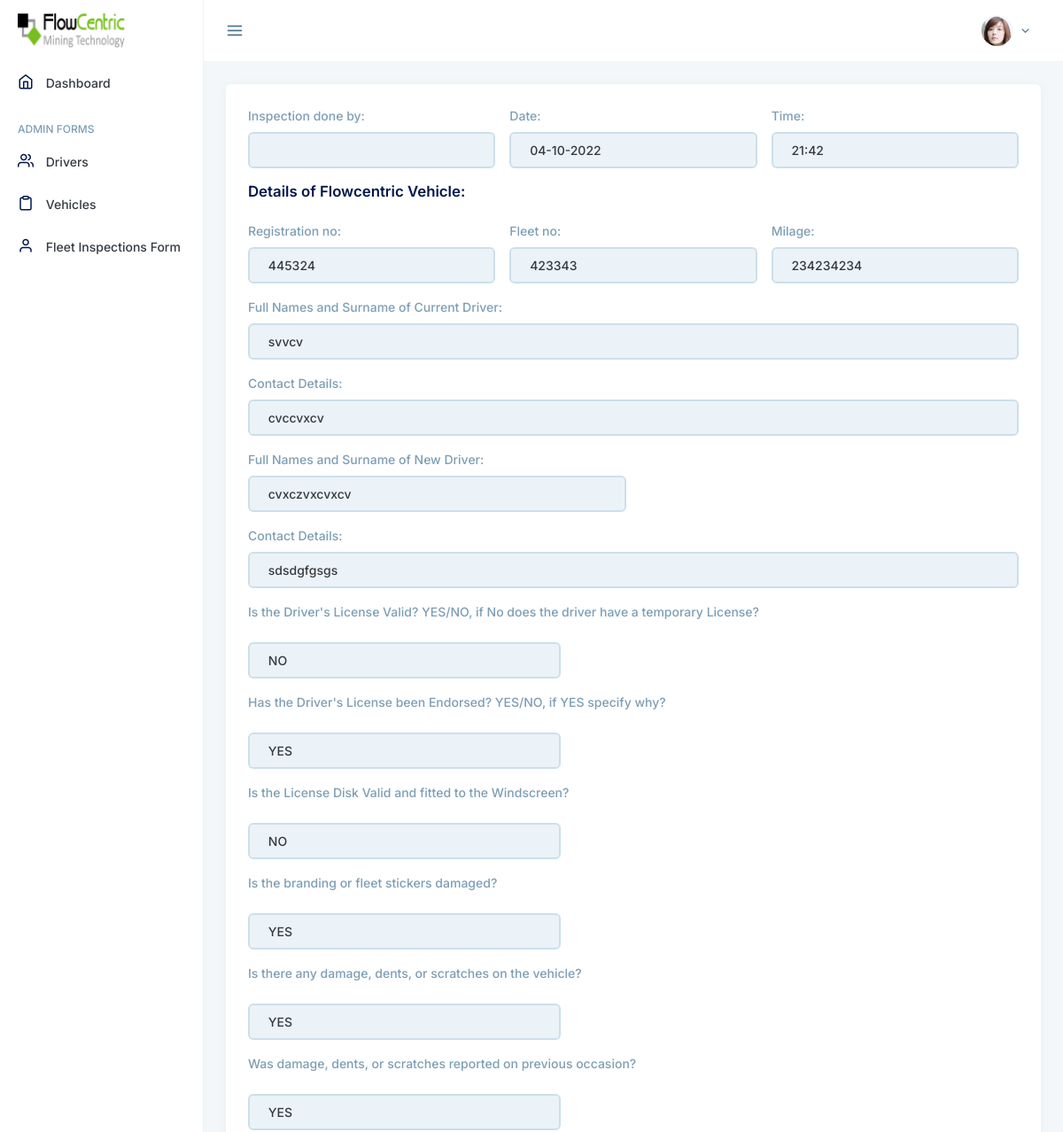
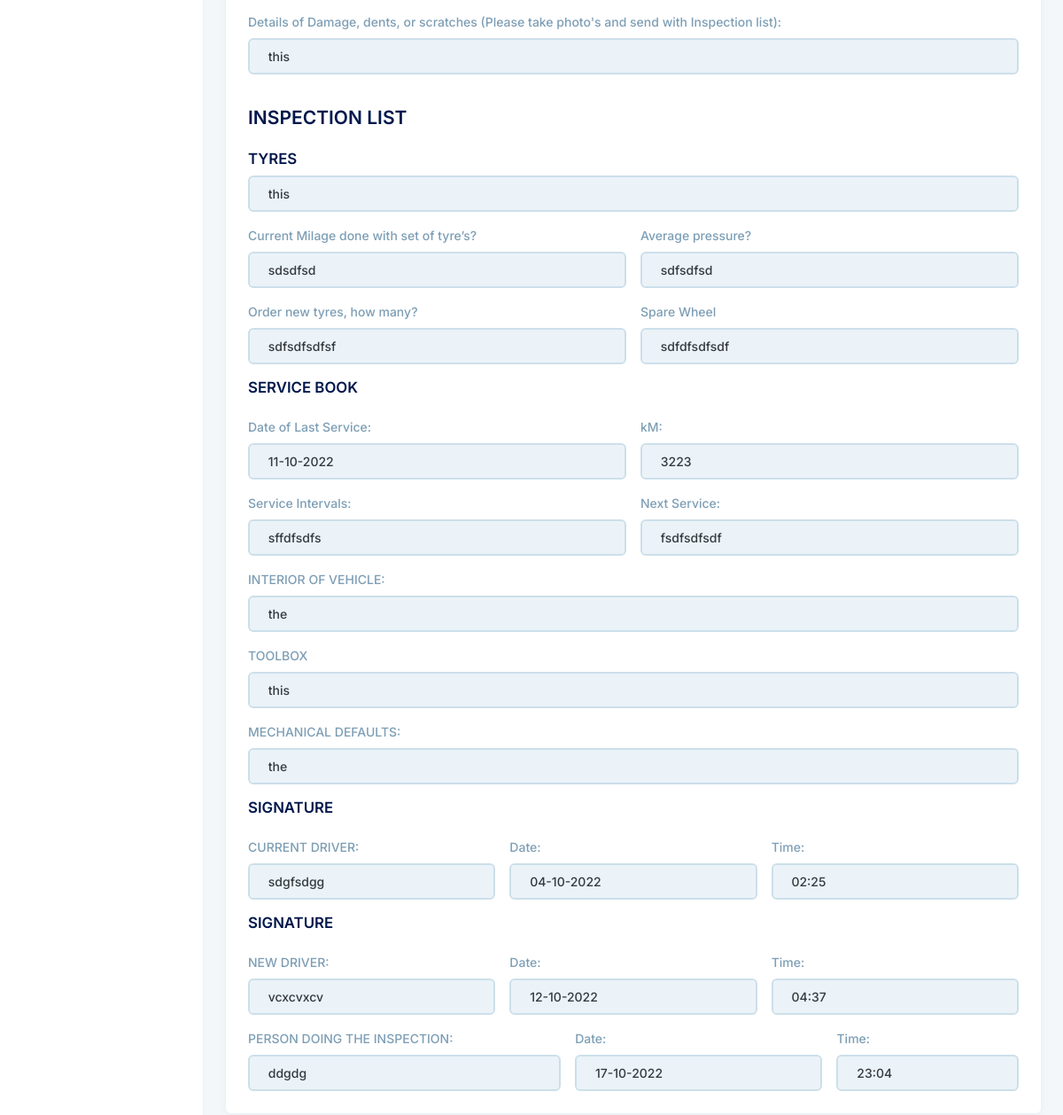
The page /inspection_view/2 on the database its author committed (2 pictures, top to bottom).
### myapp/models.py (models this page shows)
class fleet_inspection_card_form(db.Model):
    id = db.Column(db.Integer, primary_key = True)
    date_1 = db.Column(db.DateTime, default = datetime.now)
    time_1 = db.Column(db.String(50))
    registration_1 = db.Column(db.Integer)
    fleet = db.Column(db.Integer)
    milage_1 = db.Column(db.Integer)
    name = db.Column(db.String(50))
    contact = db.Column(db.String(100))
    f_name = db.Column(db.String(50))
    contact_2 = db.Column(db.String(100))
    yes = db.Column(db.String(50))
    yes_2 = db.Column(db.String(50))
    yes_3 = db.Column(db.String(50))
    yes_4 = db.Column(db.String(50))
    yes_5 = db.Column(db.String(50))
    yes_6 = db.Column(db.String(50))
    text_1 = db.Column(db.String(100))
    text_2 = db.Column(db.String(100))
    current_milage = db.Column(db.String(50))
    average = db.Column(db.String(50))
    order = db.Column(db.String(50))
    wheel = db.Column(db.String(50))
    last_service_date = db.Column(db.DateTime, default = datetime.now)
    km = db.Column(db.String(50))
    intervals = db.Column(db.String(50))
    next_service = db.Column(db.String(50))
    vehicle_2 = db.Column(db.String(100))
    tools = db.Column(db.String(100))
    defaults = db.Column(db.String(100))
    current_driver = db.Column(db.String(50))
    signature_current_driver_date = db.Column(db.DateTime, default = datetime.now)
    current_sign_time = db.Column(db.String(50))
    new_driver = db.Column(db.String(50))
    signature_new_driver_date = db.Column(db.DateTime, default = datetime.now)
    time_2 = db.Column(db.String(50))
    person = db.Column(db.String(100))
    signature_inspaction_person_date = db.Column(db.DateTime, default = datetime.now)
    time_3 = db.Column(db.String(50))
    driver_id = db.Column(db.Integer, db.ForeignKey("user.id"), nullable=True)

### myapp/driver/routes.py (the view)
@Admin_DriverVehicle.route("/inspection_view/<int:id>")
def inspection_view(id):
    inspection = fleet_inspection_card_form.query.filter_by(driver_id=id).first()
    return render_template('admin/inspection/inspection_view.html',
     inspection = inspection)

### myapp/templates/admin/inspection/inspection_view.html
{% extends "admin/admin_layout.html" %}
{% block body %}
<div class="main">
    <div class="card">
        <div class="card-body">
<form action="{{ url_for('Admin_DriverVehicle.fleet_inpection') }}" method="post" class="row g-3 needs-validation"
    enctype="multipart/form-data">
    <div class="col-md-4">
      <label for="Inspection" class="form-label">Inspection done by:</label>
      <input type="text" value="{{ current_user.username }}"
      readonly class="form-control">
    </div>
<div class="col-md-4">
  <label for="date" class="form-label">Date:</label>
  <input type="text" value="{{ inspection.date_1.strftime('%d-%m-%Y') }}"
  readonly class="form-control">
</div>
<div class="col-md-4">
  <label for="time" class="form-label">Time:</label>
  <input type="text" value="{{ inspection.time_1 }}"
  readonly class="form-control" >
</div>
<div class="col-md-12">
  <h5>Details of Flowcentric Vehicle:</h5>
</div>
<div class="col-md-4">
  <label for="registration" class="form-label">Registration no:</label>
  <input type="text" value="{{ inspection.registration_1 }}"
  readonly class="form-control" >
</div>
<div class="col-md-4">
  <label for="fleet" class="form-label">Fleet no:</label>
  <input type="text" value="{{ inspection.fleet }}"
  readonly class="form-control" >
</div>
<div class="col-md-4">
  <label for="milage" class="form-label">Milage:</label>
  <input type="text" value="{{ inspection.milage_1 }}"
  readonly class="form-control" >
</div>
<div class="col-md-12">
  <label for="name" class="form-label">Full Names and Surname of Current Driver:</label>
  <input type="text" value="{{ inspection.name }}"
  readonly class="form-control">
</div>
<div class="col-md-12">
  <label for="contact" class="form-label">Contact Details:</label>
  <input type="text" value="{{ inspection.contact }}"
  readonly class="form-control">
</div>
<div class="col-md-6">
  <label for="file" class="form-label">Full Names and Surname of New Driver:</label>
  <input type="text" value="{{ inspection.f_name }}"
  readonly class="form-control">
</div>
<div class="col-md-12">
  <label for="contact_2" class="form-label">Contact Details:</label>
  <input type="text" value="{{ inspection.contact_2 }}"
  readonly class="form-control">
</div>
<div class="col-md-12">
  <label for="yes/no" class="form-label">Is the Driver's License Valid? YES/NO, if No does the driver have a
    temporary License?</label>
</div>
<div class="col-md-5">
  <input type="text" value="{{ inspection.yes }}"
  readonly class="form-control">
</div>
<div class="col-md-12">
  <label for="yes/no_1" class="form-label">Has the Driver's License been Endorsed? YES/NO, if YES specify
    why?</label>
</div>
<div class="col-md-5">
  <input type="text" value="{{ inspection.yes_2 }}"
  readonly class="form-control">
</div>
<div class="col-md-12">
  <label for="yes/no_2" class="form-label">Is the License Disk Valid and fitted to the Windscreen?</label>
</div>
<div class="col-md-5">
  <input type="text" value="{{ inspection.yes_3 }}"
  readonly class="form-control">
</div>
<div class="col-md-12">
  <label for="yes/no_3" class="form-label">Is the branding or fleet stickers damaged?</label>
</div>
<div class="col-md-5">
  <input type="text" value="{{ inspection.yes_4 }}"
  readonly class="form-control">
</div>
<div class="col-md-12">
  <label for="yes/no_4" class="form-label">Is there any damage, dents, or scratches on the vehicle?</label>
</div>
<div class="col-md-5">
  <input type="text" value="{{ inspection.yes_5 }}"
  readonly class="form-control">
</div>
<div class="col-md-12">
  <label for="yes/no_5" class="form-label">Was damage, dents, or scratches reported on previous
    occasion?</label>
</div>
<div class="col-md-5">
  <input type="text" value="{{ inspection.yes_6 }}"
  readonly class="form-control">
</div>
<div class="col-md-12">
  <label for="details_of_demage" class="form-label">Details of Damage, dents, or scratches (Please take photo's
    and send with Inspection list):</label>
    <input type="text" value="{{ inspection.text_1 }}"
  readonly class="form-control">
</div>
<div class="col-md-12">
  <h4 style="margin-top:20px;">INSPECTION LIST</h4>
</div>
<div class="col-md-12" id="texta">
  <h5>TYRES</h5>
  <input type="text" value="{{ inspection.text_2 }}"
  readonly class="form-control">
</div>
<div class="col-md-6">
  <label for="current_milage" class="form-label">Current Milage done with set of tyre’s?</label>
  <input type="text" value="{{ inspection.current_milage }}"
  readonly class="form-control">
</div>
<div class="col-md-6">
  <label for="Average" class="form-label">Average pressure?</label>
  <input type="text" value="{{ inspection.average }}"
  readonly class="form-control">
</div>
<div class="col-md-6">
  <label for="order" class="form-label">Order new tyres, how many?</label>
  <input type="text" value="{{ inspection.order }}"
  readonly class="form-control">
</div>
<div class="col-md-6">
  <label for="Wheel" class="form-label">Spare Wheel</label>
  <input type="text" value="{{ inspection.wheel }}"
  readonly class="form-control">
</div>
<div class="col-md-12">
  <h5>SERVICE BOOK</h5>
</div>
<div class="col-md-6">
  <label for="last_service_date" class="form-label">Date of Last Service:</label>
  <input type="text" value="{{ inspection.last_service_date.strftime('%d-%m-%Y') }}"
  readonly class="form-control">
</div>
<div class="col-md-6">
  <label for="k_m" class="form-label">kM:</label>
  <input type="text" value="{{ inspection.km }}"
  readonly class="form-control">
</div>
<div class="col-md-6">
  <label for="intervals" class="form-label">Service Intervals:</label>
  <input type="text" value="{{ inspection.intervals }}"
  readonly class="form-control">
</div>
<div class="col-md-6">
  <label for="next_service" class="form-label">Next Service: </label>
  <input type="text" value="{{ inspection.next_service }}"
  readonly class="form-control">
</div>
<div class="col-md-12">
  <label for="vehicle_2" class="form-label">INTERIOR OF VEHICLE: </label>
  <input type="text" value="{{ inspection.vehicle_2 }}"
  readonly class="form-control">
</div>
<div class="col-md-12">
  <label for="tools" class="form-label">TOOLBOX</label>
  <input type="text" value="{{ inspection.tools }}"
  readonly class="form-control">
</div>
<div class="col-md-12">
  <label for="defaults" class="form-label">MECHANICAL DEFAULTS:</label>
  <input type="text" value="{{ inspection.defaults }}"
  readonly class="form-control">
</div>
<div class="col-md-12">
  <h5>SIGNATURE</h5>
</div>
<div class="col-md-4">
  <label for="Current" class="form-label">CURRENT DRIVER: </label>
  <input type="text" value="{{ inspection.current_driver }}"
  readonly class="form-control">
</div>
<div class="col-md-4">
  <label for="current_sign_date" class="form-label">Date:</label>
  <input type="text" value="{{ inspection.signature_current_driver_date.strftime('%d-%m-%Y') }}"
  readonly class="form-control">
</div>
<div class="col-md-4">
  <label for="current_time" class="form-label">Time:</label>
  <input type="text" value="{{ inspection.current_sign_time }}"
  readonly class="form-control">
</div>
<div class="col-md-12">
  <h5>SIGNATURE</h5>
</div>
<div class="col-md-4">
  <label for="new_driver" class="form-label">NEW DRIVER: </label>
  <input type="text" value="{{ inspection.new_driver }}"
  readonly class="form-control">
</div>
<div class="col-md-4">
  <label for="date_2" class="form-label">Date:</label>
  <input type="text" value="{{ inspection.signature_new_driver_date.strftime('%d-%m-%Y') }}"
  readonly class="form-control">
</div>
<div class="col-md-4">
  <label for="time_2" class="form-label">Time: </label>
  <input type="text" value="{{ inspection.time_2 }}"
  readonly class="form-control">
</div>
<div class="col-md-5">
  <label for="person" class="form-label">PERSON DOING THE INSPECTION:</label>
  <input type="text" value="{{ inspection.person }}"
  readonly class="form-control">
</div>
<div class="col-md-4">
  <label for="date_3" class="form-label">Date:</label>
  <input type="text" value="{{ inspection.signature_inspaction_person_date.strftime('%d-%m-%Y') }}"
  readonly class="form-control">
</div>
<div class="col-md-3">
  <label for="time_3" class="form-label">Time:</label>
  <input type="text" value="{{ inspection.time_3 }}"
  readonly class="form-control">
</div>
</form>
</div>
</div>
</div>
{% endblock %}

### rows shown on the page
fleet_inspection_card_form: date_1 "04-10-2022", time_1 "21:42", registration_1 "445324", fleet "423343", milage_1 "234234234", name "svvcv", contact "cvccvxcv", f_name "cvxczvxcvxcv", contact_2 "sdsdgfgsgs", yes "NO", yes_2 "YES", yes_3 "NO", yes_4 "YES", yes_5 "YES", yes_6 "YES", text_1 "this", text_2 "this", current_milage "sdsdfsd", average "sdfsdfsd", order "sdfsdfsdfsf", wheel "sdfdfsdfsdf", last_service_date "11-10-2022", km "3223", intervals "sffdfsdfs", next_service "fsdfsdfsdf", vehicle_2 "the", tools "this", defaults "the", current_driver "sdgfsdgg", signature_current_driver_date "04-10-2022", current_sign_time "02:25", new_driver "vcxcvxcv", signature_new_driver_date "12-10-2022", time_2 "04:37", person "ddgdg", signature_inspaction_person_date "17-10-2022", time_3 "23:04"
